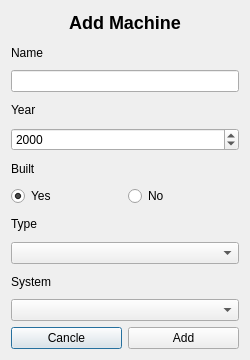
<?xml version="1.0" encoding="UTF-8"?>
<ui version="4.0">
 <class>AddMachineDialog</class>
 <widget class="QDialog" name="AddMachineDialog">
  <property name="geometry">
   <rect>
    <x>0</x>
    <y>0</y>
    <width>250</width>
    <height>360</height>
   </rect>
  </property>
  <property name="windowTitle">
   <string>Add Machine</string>
  </property>
  <layout class="QVBoxLayout" name="verticalLayout">
   <item>
    <widget class="QLabel" name="label_6">
     <property name="text">
      <string>&lt;html&gt;&lt;head/&gt;&lt;body&gt;&lt;p&gt;&lt;span style=&quot; font-size:x-large; font-weight:600;&quot;&gt;Add Machine&lt;/span&gt;&lt;/p&gt;&lt;/body&gt;&lt;/html&gt;</string>
     </property>
     <property name="alignment">
      <set>Qt::AlignCenter</set>
     </property>
    </widget>
   </item>
   <item>
    <widget class="QLabel" name="label">
     <property name="text">
      <string>Name</string>
     </property>
    </widget>
   </item>
   <item>
    <widget class="QLineEdit" name="nameField"/>
   </item>
   <item>
    <widget class="QLabel" name="label_2">
     <property name="text">
      <string>Year</string>
     </property>
    </widget>
   </item>
   <item>
    <widget class="QDateEdit" name="yearEdit">
     <property name="displayFormat">
      <string>yyyy</string>
     </property>
    </widget>
   </item>
   <item>
    <widget class="QLabel" name="label_3">
     <property name="text">
      <string>Built</string>
     </property>
    </widget>
   </item>
   <item>
    <layout class="QHBoxLayout" name="horizontalLayout">
     <item>
      <widget class="QRadioButton" name="builtYesRadioButton">
       <property name="text">
        <string>Yes</string>
       </property>
       <property name="checked">
        <bool>true</bool>
       </property>
      </widget>
     </item>
     <item>
      <widget class="QRadioButton" name="builtNoRadioButton">
       <property name="text">
        <string>No</string>
       </property>
      </widget>
     </item>
    </layout>
   </item>
   <item>
    <widget class="QLabel" name="label_4">
     <property name="text">
      <string>Type</string>
     </property>
    </widget>
   </item>
   <item>
    <widget class="QComboBox" name="typeCombobox"/>
   </item>
   <item>
    <widget class="QLabel" name="label_5">
     <property name="text">
      <string>System</string>
     </property>
    </widget>
   </item>
   <item>
    <widget class="QComboBox" name="systemCombobox"/>
   </item>
   <item>
    <layout class="QHBoxLayout" name="horizontalLayout_2">
     <item>
      <widget class="QPushButton" name="cancelButton">
       <property name="text">
        <string>Cancle</string>
       </property>
       <property name="default">
        <bool>true</bool>
       </property>
      </widget>
     </item>
     <item>
      <widget class="QPushButton" name="addButton">
       <property name="text">
        <string>Add</string>
       </property>
      </widget>
     </item>
    </layout>
   </item>
  </layout>
 </widget>
 <resources/>
 <connections/>
</ui>
